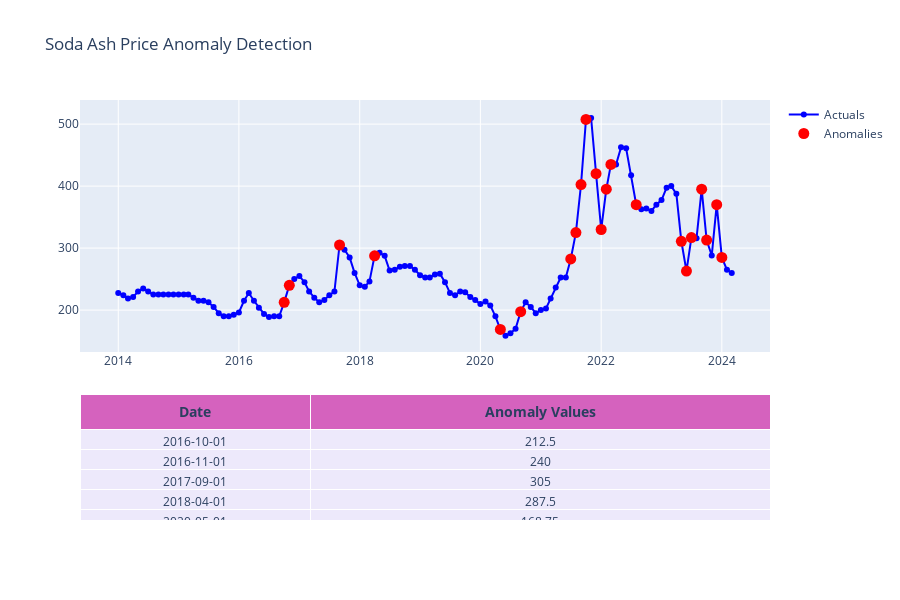

Notebook code for this chart:
### Code cell
plot_anomalies(df_sub, 'Period', 'Target_SodaAshLightChinaSpotExportAverageFOBChinaUSperMetricTon', threshold=10)
